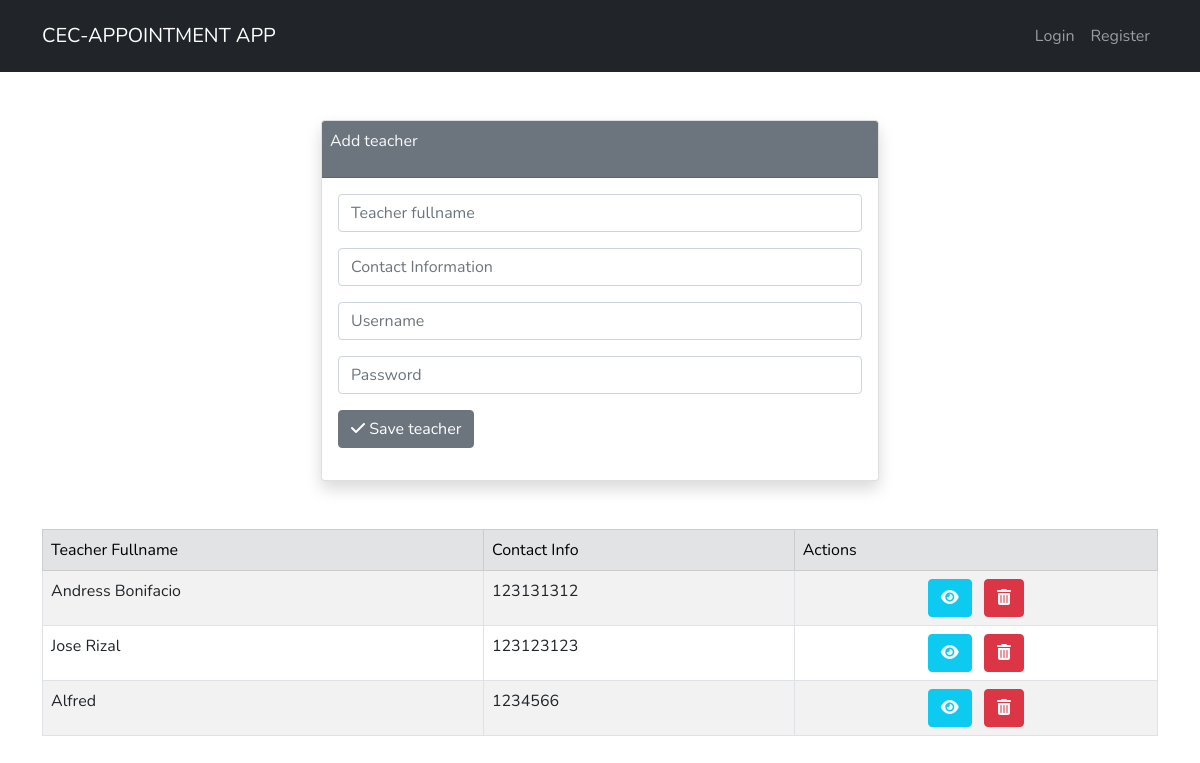
The page /admin-views/manage-teachers.php on the database as committed earlier.
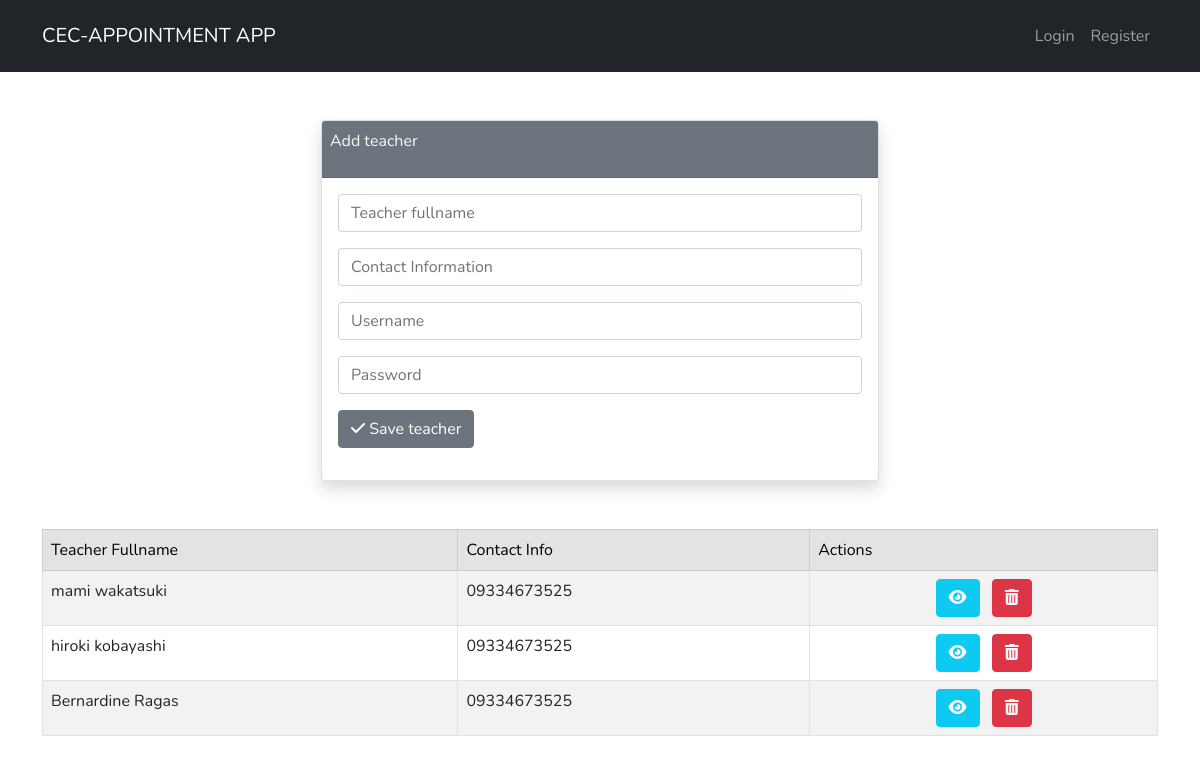
The same page on the database as committed later.
### tables this page shows
CREATE TABLE `teachers` (
  `id` int(11) NOT NULL,
  `fullname` varchar(255) NOT NULL,
  `contact` varchar(255) NOT NULL,
  `username` varchar(255) NOT NULL,
  `password` varchar(255) NOT NULL
);

### functions/connection.php (called while the page is built, shortened)
<?php
$app_name = "CEC-APPOINTMENT APP";
?>

### functions/admin-logic.php (called while the page is built, shortened)
<?php
include 'connection.php';
function show($table_name)
{
    $conn = connect();
    $sql = "SELECT  * FROM $table_name ORDER BY id DESC";
    $result = $conn->query($sql);
    if ($result->num_rows > 0) {
        $rows = array();
        while ($row  = $result->fetch_assoc()) {
            $rows[] = $row;
        }
        return $rows;
    } else {
        return FALSE;
    }
}
?>

### admin-views/manage-teachers.php (the view, shortened to what this page needs)
<?php include '../html/head.html';
include '../functions/admin-logic.php';
include 'navbar.php';
?>
<main class="py-5">
    <div class="container">
        <div class="card w-50 mx-auto shadow">
            <div class="card-header bg-secondary p-2 align-items-center">
                <p class="text-light">Add teacher</p>
            </div>
            <div class="card-body">
                <form action="" method="post">
                    <div class="mb-3">
                        <input type="text" placeholder="Teacher fullname" name="fullname" id="" class="form-control">
                    </div>
                    <div class="mb-3">
                        <input type="text" placeholder="Contact Information" name="contact" id="" class="form-control">
                    </div>
                    <div class="mb-3">
                        <input type="text" placeholder="Username" name="username" id="" class="form-control">
                    </div>
                    <div class="mb-3">
                        <input type="password" placeholder="Password" name="password" id="" class="form-control">
                    </div>
                    <div class="mb-3">
                      <button type="submit" name="save_teacher" class="btn btn-secondary"> <i class="fas fa-check    "></i> Save teacher</button>
                    </div>
                </form>
            </div>
        </div>
    </div>
    <div class="container my-5">
        <table class="table table-bordered table-striped">
            <thead class="table-secondary">
                <td>Teacher Fullname</td>
                <td>Contact Info</td>
                <td>Actions</td>
            </thead>
            <tbody>
                <?php foreach( show('teachers') as $row): ?>
                    <tr>
                        <td><?php echo $row['fullname'] ?></td>
                        <td><?php echo $row['contact'] ?></td>
                        <td class="text-center">
                            <a href="#" class="btn btn-info mx-1"> <i class="fas fa-eye text-light"></i> </a>
                            <a href="#" class="btn btn-danger mx-1"> <i class="fas fa-trash-alt text-light "></i> </a>
                        </td>
                    </tr>
                <?php endforeach; ?>
            </tbody>
        </table>
    </div>
</main>

### admin-views/navbar.php
<nav class="navbar bg-dark navbar-dark py-3 navbar-expand-lg">
    <div class="container">
        <a href="dash-admin.php" class="navbar-brand"><?php echo $app_name ?></a>
        <?php if (!empty($_SESSION)) : ?>
            <button class="navbar-toggler" type="button" data-bs-toggle='collapse' data-bs-target='#nav-collapse'>
                <span class="navbar-toggler-icon"></span>
            </button>
            <div class="collapse navbar-collapse" id="nav-collapse">
                <ul class="navbar-nav ms-auto">
                    <li class="nav-item">
                        <a href="manage-teachers.php" class="nav-link">Manage Teachers</a>
                    </li>
                    <li class="nav-item">
                        <a href="manage-appointment.php" class="nav-link">Appointment list</a>
                    </li>
                    <li class="nav-item">
                        <a href="#" class="nav-link">Post an announcement</a>
                    </li>
                    <li class="nav-item">
                        <a href="logout.php" class="nav-link">Logout</a>
                    </li>
                </ul>
            </div>
        <?php else : ?>
            <div class="collapse navbar-collapse" id="nav-collapse">
                <ul class="navbar-nav ms-auto">
                    <li class="nav-item">
                        <a href="login.php" class="nav-link">Login</a>
                    </li>
                    <li class="nav-item">
                        <a href="register.php" class="nav-link">Register</a>
                    </li>
                </ul>
            </div>
        <?php endif ?>
    </div>
</nav>

Rows that differ between the two databases and show on the page:
removed teachers: fullname "Andress Bonifacio", contact "123131312"
removed teachers: fullname "Jose Rizal", contact "123123123"
removed teachers: fullname "Alfred", contact "1234566"
added teachers: fullname "mami wakatsuki", contact "09334673525"
added teachers: fullname "hiroki kobayashi", contact "09334673525"
added teachers: fullname "Bernardine Ragas", contact "09334673525"
